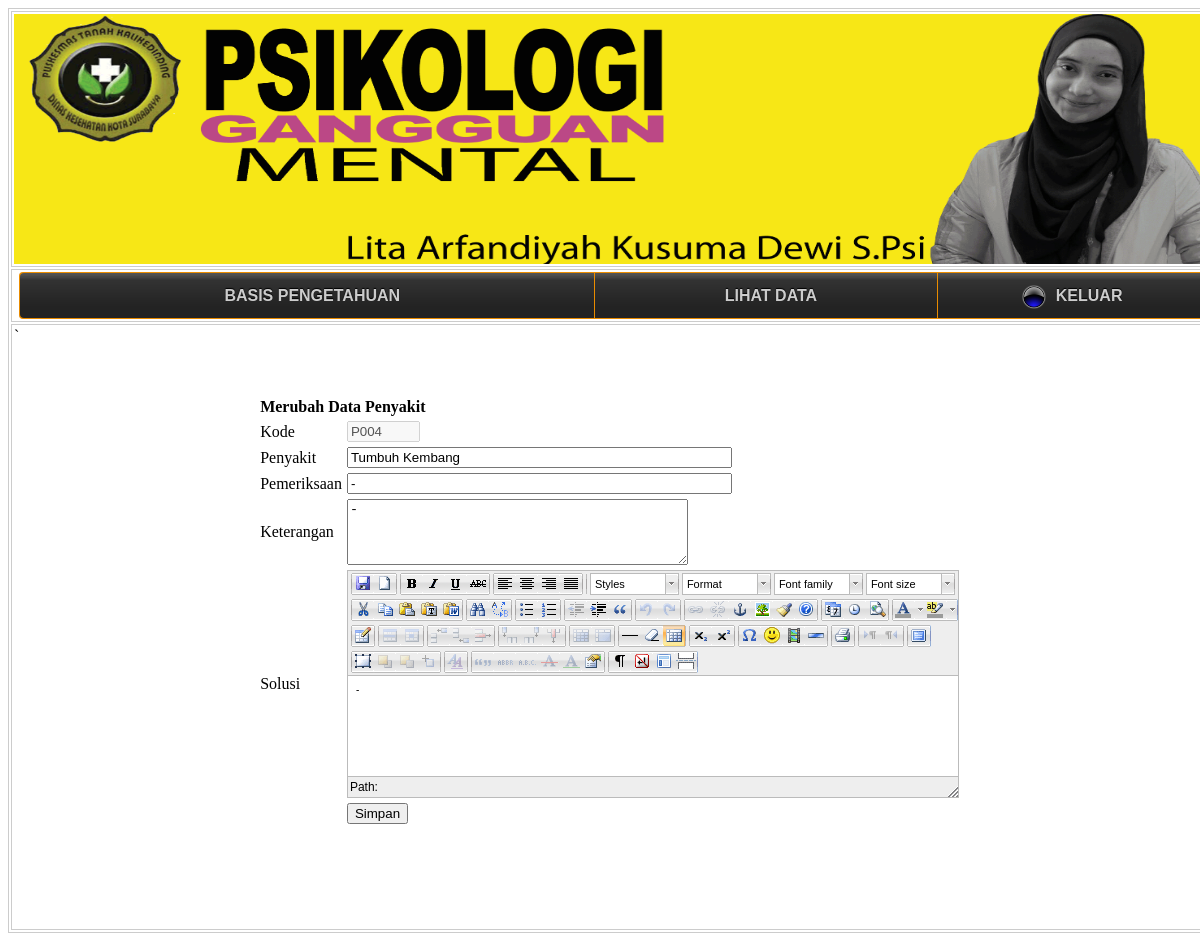
Screenshot of /pakar/index.php?page=PenyakitEditFm&kdubah=P004 (signed in) with the database file from the repository.
### tables this page shows
CREATE TABLE IF NOT EXISTS `penyakit` (
  `kd_penyakit` char(4) NOT NULL,
  `nm_penyakit` varchar(60) NOT NULL,
  `pemeriksaan` text NOT NULL,
  `keterangan` text NOT NULL,
  `solusi` text NOT NULL,
  PRIMARY KEY (`kd_penyakit`)
);

### pakar/PenyakitEditFm.php (the view, shortened to what this page needs)
<?php
include "../librari/inc.koneksidb.php";
$kdubah = $_REQUEST['kdubah'];
if ($kdubah !="") {
	$sql = "SELECT * FROM penyakit
		WHERE kd_penyakit='$kdubah'";
	$qry = mysql_query ($sql, $koneksi)
		or die ("SQL Error" .mysql_error());
	$data=mysql_fetch_array($qry);
$TxtKodeH  = $data['kd_penyakit'];
	$TxtPenyakit = $data['nm_penyakit'];
	$TxtPemeriksaan = $data['pemeriksaan'];
	$TxtKeterangan = $data['keterangan'];
}
?>
<html>
<head>
</head>
<body>
<p>&nbsp;</p>
<form name="form1" method="post"
action="?page=PenyakitEditSim">
  <div align="center">
    <table width="450" border="0" cellpadding="2"
cellspacing="1" bgcolour="#DBEAF5">
      <tr>
        <td colspan="2" bgcolour="#77B6DO">
        <b>Merubah Data Penyakit</b></td>
    </tr>
      <tr bgcolour="#FFFFFF">
        <td>Kode</td>
    <td><input name="TxtKode" type"text"
maxlength="4" size="6" value="<?= $TxtKodeH; ?>"
disabled="disabled">
	value="<?= $TxtKodeH; ?>"> </td> </tr>
      <tr bgcolour="#FFFFFF">
        <td width="77">Penyakit </td>
	    <td width="361">
	      <input name="TxtPenyakit" type="text"
			maxlength="100" size="45"
			value="<?= $TxtPenyakit; ?>"></td>
		      </tr>
      <tr bgcolour="#FFFFFF">
        <td>Pemeriksaan</td>
        <td>
      <input name="TxtPemeriksaan" type="text"
	maxlength="100" size="45"
	value="<?= $TxtPemeriksaan; ?>"></td>
      </tr>
      <tr bgcolour="#FFFFFF">
        <td>Keterangan</td>
	    <td><textarea name="TxtKeterangan" cols="40"
	rows="4"><?= $TxtKeterangan; ?></textarea> </td>
      </tr>
      <tr bgcolour="#FFFFFF">
        <td>Solusi<td>
        <td>&nbsp;</td>
      </tr>
      <tr bgcolour="#FFFFFF">
        <td>&nbsp;</td>
    <td><input type="submit" name="Submit"
value="Simpan"></td>
    </tr>
    </table>
  </div>
</form>
</body></html>

### pakar/jscripts/tiny_mce/themes/advanced/skins/o2k7/content.css (style rules this page uses)
body, td, pre { color:#000; font-family:Verdana, Arial, Helvetica, sans-serif; font-size:10px; margin:8px; }
body { background:#FFF; }
table { cursor:default }
table td, table th { cursor:text }

### rows the page displays
penyakit: TxtKode "P004", TxtPenyakit "Tumbuh Kembang", TxtPemeriksaan "-", TxtKeterangan "-"
